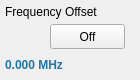
   <widget class="Pm_ClickedWidget" name="Freq_Offset" native="true">
    <property name="geometry">
     <rect>
      <x>90</x>
      <y>610</y>
      <width>140</width>
      <height>80</height>
     </rect>
    </property>
    <property name="focusPolicy">
     <enum>Qt::StrongFocus</enum>
    </property>
    <property name="styleSheet">
     <string notr="true"/>
    </property>
    <widget class="QLabel" name="Title_Freq_Offset">
     <property name="geometry">
      <rect>
       <x>5</x>
       <y>1</y>
       <width>121</width>
       <height>22</height>
      </rect>
     </property>
     <property name="text">
      <string>Frequency Offset</string>
     </property>
    </widget>
    <widget class="QLabel" name="value_Freq_Offset">
     <property name="geometry">
      <rect>
       <x>5</x>
       <y>54</y>
       <width>121</width>
       <height>22</height>
      </rect>
     </property>
     <property name="styleSheet">
      <string notr="true">QLabel
{
	font:75 13px &quot;Arial&quot;;
   font-weight:bold;
	color: rgba(31, 118, 170, 1);
}
</string>
     </property>
     <property name="text">
      <string>0.000 MHz</string>
     </property>
    </widget>
    <widget class="QPushButton" name="btn_Freq_Offset">
     <property name="geometry">
      <rect>
       <x>50</x>
       <y>24</y>
       <width>75</width>
       <height>25</height>
      </rect>
     </property>
     <property name="focusPolicy">
      <enum>Qt::NoFocus</enum>
     </property>
     <property name="styleSheet">
      <string notr="true">#Pm_Dialog_AllSetup[status=&quot;indoor&quot;]
QPushButton
{
	font:75 12px &quot;Arial&quot;;
   font-weight:bold;
	text-align:left;
	padding-left:36px;
	color:rgba(148, 148, 148, 1);
	border-image: url(:/pm/image/toggle_off.png);
}
#Pm_Dialog_AllSetup[status=&quot;indoor&quot;]
QPushButton:checked
{	
	padding-left:20px;
	color:rgba(57, 57, 57, 1);
	border-image: url(:/pm/image/toggle_on.png);
}

#Pm_Dialog_AllSetup[status=&quot;outdoor&quot;]
QPushButton
{
	font:75 12px &quot;Arial&quot;;
   font-weight:bold;
	text-align:left;
	padding-left:36px;
	color:rgba(148, 148, 148, 1);
	border-image: url(:/pm/image/toggle_off.png);
}
#Pm_Dialog_AllSetup[status=&quot;outdoor&quot;]
QPushButton:checked
{	
	padding-left:20px;
	color:rgba(57, 57, 57, 1);
	border-image: url(:/pm/image/toggle_on.png);
}

#Pm_Dialog_AllSetup[status=&quot;night&quot;]
QPushButton
{
	font:75 12px &quot;Arial&quot;;
   font-weight:bold;
	text-align:left;
	padding-left:36px;
	color:rgba(148, 148, 148, 1);
	border-image: url(:/pm/image/night/toggle_off.png);
}
#Pm_Dialog_AllSetup[status=&quot;night&quot;]
QPushButton:checked
{	
	padding-left:20px;
	color:rgba(56,49,37,1);
	border-image: url(:/pm/image/night/toggle_on.png);
}
</string>
     </property>
     <property name="text">
      <string>Off</string>
     </property>
     <property name="checkable">
      <bool>true</bool>
     </property>
     <property name="checked">
      <bool>false</bool>
     </property>
    </widget>
   </widget>
